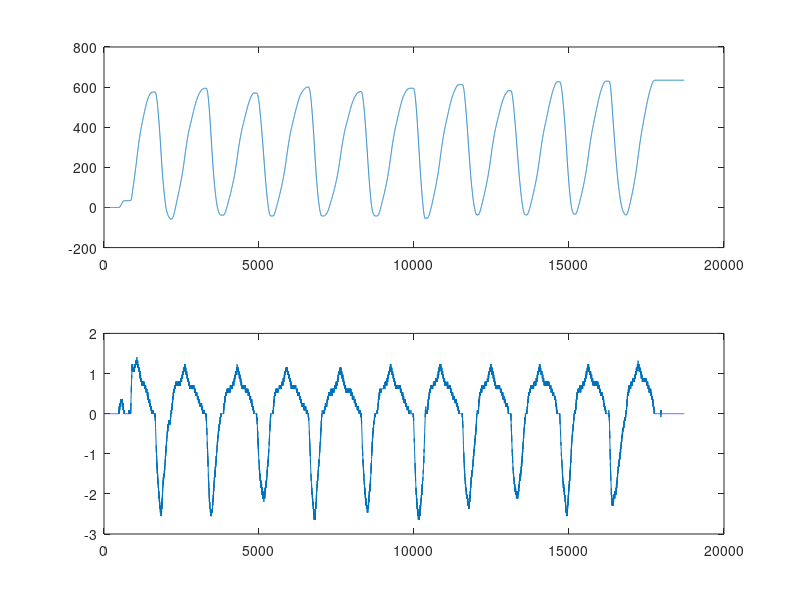
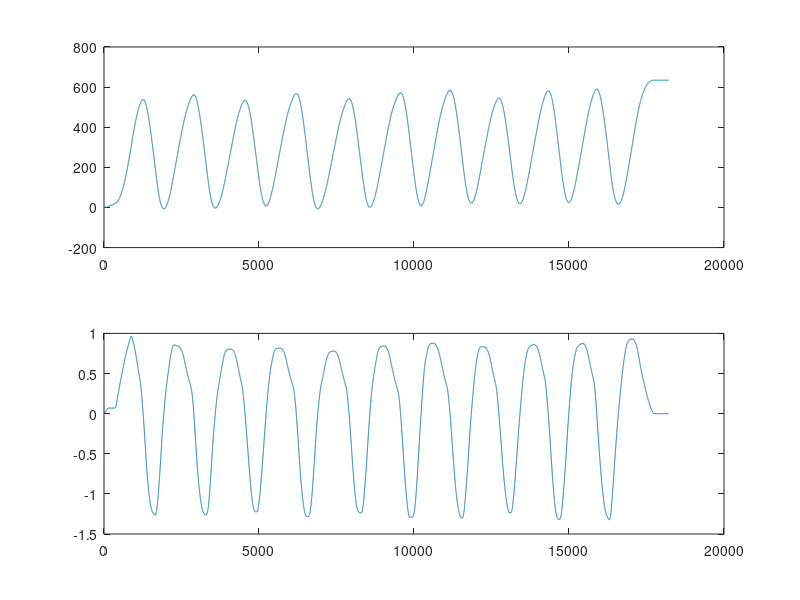

Recreate these plots in MATLAB, in order.
clear all; clc; close all;

%a = importdata('capture.txt');
a = -csvread('capture.txt');

s=2;
v=(a(s:s-1:end)-a(1:s-1:end-(s-1)))/(s-1);

figure(1)
subplot(2,1,1)
plot(a)
subplot(2,1,2)
plot(v)

n=500;
for ii=1:length(a)-n
    aa(ii)=mean(a(ii:ii+n));
end
for ii=1:length(v)-n
    vv(ii)=mean(v(ii:ii+n));
end

figure(2)
subplot(2,1,1)
plot(aa)
subplot(2,1,2)
plot(vv)


% sc=(pi/180); % give v=[rad/s], if sc=1 then v=[deg/s]
% v=sc*(a(2:end,2)-a(1:end-1,2))/.005;
% 
% v= [v' v(end)]';
% a=[a v];
% 
% for i=1:5
%     
% c=a(10:end,i);
% 
% figure(i)
% plot(c)
% 
% % n=500;
% % for ii=1:length(c)-n
% %     b(ii)=mean(c(ii:ii+n));
% % end
% % figure(i+10)
% % plot(b)
%     
% end
%     
    